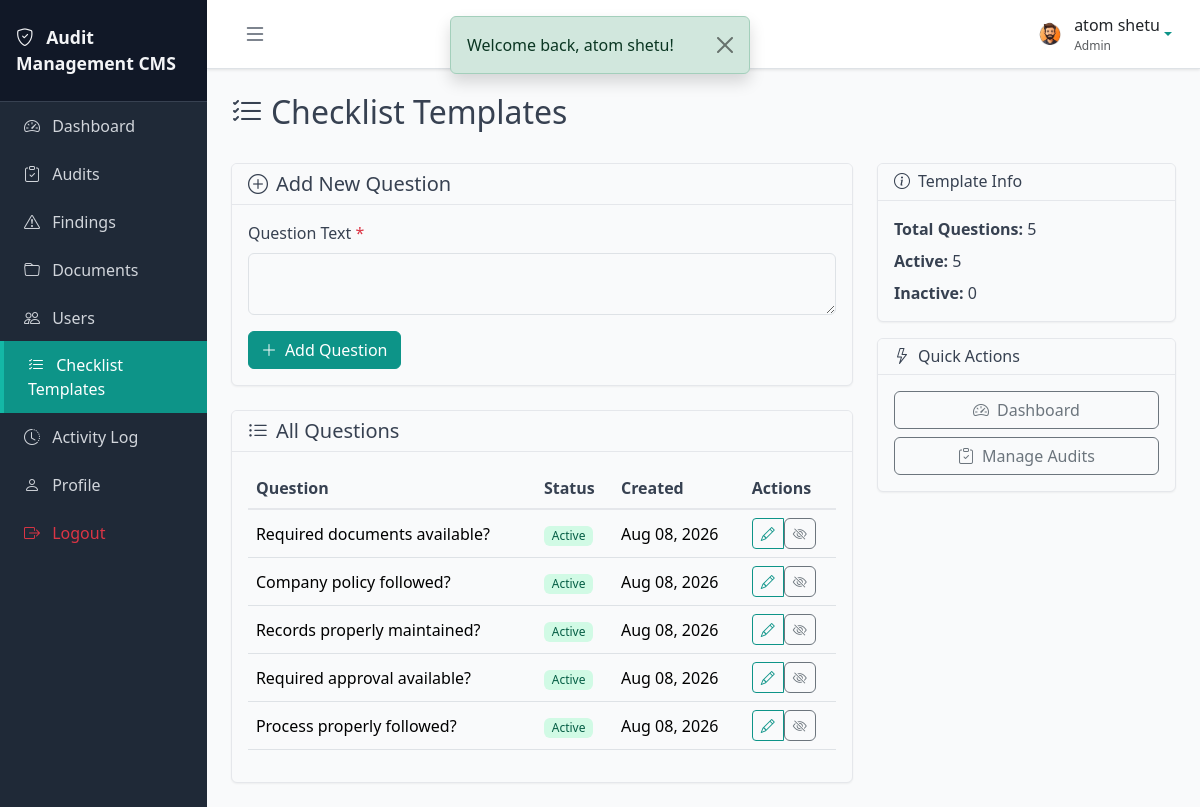
The app's page /modules/checklist/manage.php (signed in) with its own data.
### tables this page shows
CREATE TABLE `checklist_templates` (
  `id` int(11) NOT NULL,
  `question_text` text NOT NULL,
  `is_active` tinyint(1) DEFAULT 1,
  `created_at` timestamp NOT NULL DEFAULT current_timestamp()
);

### includes/functions.php (called while the page is built, shortened)
<?php
function formatDate($date, $format = 'M d, Y') {
    return date($format, strtotime($date));
}

### modules/checklist/manage.php (the view, shortened to what this page needs)
<?php
require_once __DIR__ . '/../../includes/header.php';
try {
    $stmt = $pdo->query("SELECT * FROM checklist_templates ORDER BY id");
    $templates = $stmt->fetchAll();
} catch (PDOException $e) {
    setFlashMessage('Error fetching checklist templates: ' . $e->getMessage(), 'danger');
    $templates = [];
}
?>
<div class="d-flex justify-content-between align-items-center mb-4">
    <h2><i class="bi bi-list-check me-2"></i>Checklist Templates</h2>
</div>
<div class="row">
    <div class="col-lg-8">
        <div class="card mb-4">
            <div class="card-header">
                <h5 class="mb-0"><i class="bi bi-plus-circle me-2"></i>Add New Question</h5>
            </div>
            <div class="card-body">
                <form method="POST" action="">
                    <div class="mb-3">
                        <label for="question_text" class="form-label">Question Text <span class="text-danger">*</span></label>
                        <textarea class="form-control" id="question_text" name="question_text" rows="2" required></textarea>
                    </div>
                    <button type="submit" class="btn btn-primary">
                        <i class="bi bi-plus-lg me-2"></i>Add Question
                    </button>
                </form>
            </div>
        </div>
        <div class="card">
            <div class="card-header">
                <h5 class="mb-0"><i class="bi bi-list-ul me-2"></i>All Questions</h5>
            </div>
            <div class="card-body">
                <?php if (empty($templates)): ?>
                <div class="text-center py-5">
                    <i class="bi bi-list-x fs-1 text-muted"></i>
                    <p class="text-muted mt-3">No checklist questions found.</p>
                </div>
                <?php else: ?>
                <div class="table-responsive">
                    <table class="table table-hover align-middle">
                        <thead>
                            <tr>
                                <th>Question</th>
                                <th>Status</th>
                                <th>Created</th>
                                <th>Actions</th>
                            </tr>
                        </thead>
                        <tbody>
                            <?php foreach ($templates as $template): ?>
                            <tr>
                                <td><?php echo htmlspecialchars($template['question_text'] ?? ''); ?></td>
                                <td>
                                    <?php if ($template['is_active']): ?>
                                        <span class="badge badge-active">Active</span>
                                    <?php else: ?>
                                        <span class="badge badge-inactive">Inactive</span>
                                    <?php endif; ?>
                                </td>
                                <td><?php echo formatDate($template['created_at']); ?></td>
                                <td>
                                    <div class="btn-group btn-group-sm">
                                        <button type="button" class="btn btn-outline-primary btn-action" data-bs-toggle="modal" data-bs-target="#editModal<?php echo $template['id']; ?>">
                                            <i class="bi bi-pencil"></i>
                                        </button>
                                        <form method="POST" action="" style="display: inline;">
                                            <button type="submit" class="btn btn-outline-secondary btn-action" title="<?php echo $template['is_active'] ? 'Deactivate' : 'Activate'; ?>">
                                                <i class="bi bi-<?php echo $template['is_active'] ? 'eye-slash' : 'eye'; ?>"></i>
                                            </button>
                                        </form>
                                    </div>
                                </td>
                            </tr>
                            <?php endforeach; ?>
                        </tbody>
                    </table>
                </div>
                <?php endif; ?>
            </div>
        </div>
    </div>
    <div class="col-lg-4">
        <div class="card">
            <div class="card-header">
                <h6 class="mb-0"><i class="bi bi-info-circle me-2"></i>Template Info</h6>
            </div>
            <div class="card-body">
                <p class="mb-2"><strong>Total Questions:</strong> <?php echo count($templates); ?></p>
                <p class="mb-2"><strong>Active:</strong> <?php echo count(array_filter($templates, fn($t) => $t['is_active'])); ?></p>
                <p class="mb-0"><strong>Inactive:</strong> <?php echo count(array_filter($templates, fn($t) => !$t['is_active'])); ?></p>
            </div>
        </div>
        <div class="card mt-3">
            <div class="card-header">
                <h6 class="mb-0"><i class="bi bi-lightning me-2"></i>Quick Actions</h6>
            </div>
            <div class="card-body">
                <div class="d-grid gap-2">
                    <a href="<?php echo BASE_URL; ?>/dashboard.php" class="btn btn-outline-secondary">
                        <i class="bi bi-speedometer2 me-2"></i>Dashboard
                    </a>
                    <a href="<?php echo BASE_URL; ?>/modules/audits/list.php" class="btn btn-outline-secondary">
                        <i class="bi bi-clipboard-check me-2"></i>Manage Audits
                    </a>
                </div>
            </div>
        </div>
    </div>
</div>
<?php require_once __DIR__ . '/../../includes/footer.php'; ?>

### assets/css/style.css (style rules this page uses)
:root { --bs-primary: #0d9488; --bs-primary-rgb: 13, 148, 136; --bs-primary-hover: #0f766e; --bs-primary-active: #0d5f56; --bs-link-color: #0d9488; --bs-link-hover-color: #0f766e; --bs-body-color: #374151; --bs-body-bg: #f9fafb; }
.card { border: 1px solid #e5e7eb; box-shadow: 0 1px 2px rgba(0, 0, 0, 0.05); }
.card-header { background-color: #f9fafb; border-bottom: 1px solid #e5e7eb; font-weight: 600; }
.table { background-color: white; }
.table thead th { background-color: #f9fafb; border-bottom: 2px solid #e5e7eb; font-weight: 600; color: #374151; }
.btn-primary { background-color: var(--bs-primary); border-color: var(--bs-primary); }
.badge { font-weight: 500; }
.badge-active { background-color: #d1fae5; color: #065f46; }
.btn-action { padding: 0.25rem 0.5rem; font-size: 0.875rem; }
a { color: var(--bs-link-color); text-decoration: none; }
.btn-outline-primary { color: var(--bs-primary); border-color: var(--bs-primary); }

### records on screen
checklist_templates: question_text "Required documents available?", is_active "Active", created_at "Aug 08, 2026"
checklist_templates: question_text "Company policy followed?", is_active "Active", created_at "Aug 08, 2026"
checklist_templates: question_text "Records properly maintained?", is_active "Active", created_at "Aug 08, 2026"
checklist_templates: question_text "Required approval available?", is_active "Active", created_at "Aug 08, 2026"
checklist_templates: question_text "Process properly followed?", is_active "Active", created_at "Aug 08, 2026"

### other values on screen
$flash['message'] "Welcome back, atom shetu!"
APP_NAME "Audit Management CMS"
$currentUser['name'] "atom shetu"
$currentUser['role'] "Admin"
count($templates) "5"
count(array_filter($templates, fn($t) => $t['is_active'])) "5"
count(array_filter($templates, fn($t) => !$t['is_active'])) "0"
